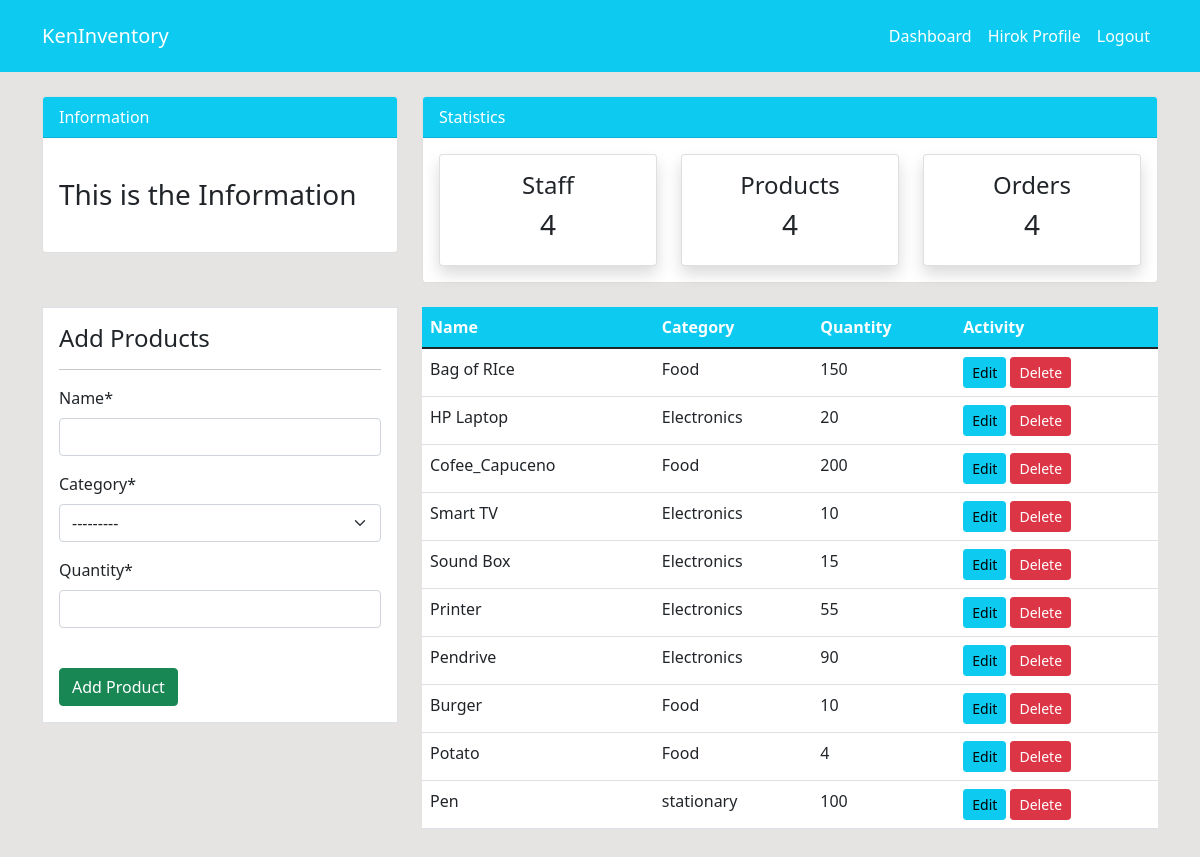
/product/ (signed in), run on the app's committed database.
### dashboard/models.py (models this page shows, shortened)
class product(models.Model):
    name = models.CharField(max_length=100, null=True)
    category = models.CharField(max_length=20, choices=CATEGORY, null=True)
    quantity =models.PositiveIntegerField(null=True)
    class Meta:
        verbose_name_plural = 'Product'

### dashboard/views.py (the view)
# urls.py: path('product/',views.product, name = 'dashboard-product'),
@login_required
def product(request):
    items = allproduct.objects.all() #using orm method
    if  request.method == 'POST':
        form = ProductForm(request.POST)
        if form.is_valid():
            form.save()
            product_name = form.cleaned_data.get('name')
            messages.success(request, f'{product_name} has been added')
            return redirect('dashboard-product')
    else:
        form = ProductForm()
    context = {
        'items': items,
        'form' : form,
    }
    return render(request, 'dashboard/product.html', context)

### dashboard/forms.py
class ProductForm(forms.ModelForm):
    class Meta:
        model = product
        fields = ['name','category','quantity']

### templates/dashboard/product.html (shortened to what this page needs)
{% extends 'partials/base.html' %}
{% load crispy_forms_tags %}
{% block content %}
{% include 'partials/topnav.html' %}
    <div class="container">
        <div class="row my-4">
            <div class="col-md-4">
                <div class="border bg-white p-3">
                    <h4>Add Products</h4>
                    <hr>
                    <form method = "POST">
                        {{form|crispy}}
                        <br>
                        <input class="btn btn-success btn-block" type="submit" value="Add Product">
                    </form>
                </div>
            </div>
            <div class="col-md-8">
                <table class="table bg-white">
                    <thead class="bg-info">
                        <tr class="text-white">
                            <th scope="col">Name</th>
                            <th scope="col">Category</th>
                            <th scope="col">Quantity</th>
                            <th scope="col">Activity</th>
                        </tr>
                    </thead>
                    <tbody>
                        {% for item in items %}
                        <tr>
                            <td>{{item.name}}</td>
                            <td>{{item.category}}</td>
                            <td>{{item.quantity}}</td>
                            <td>
                                <a class="btn btn-info btn-sm" href="{% url 'dashboard-product-update' item.id %}">Edit</a>
                                <a class="btn btn-danger btn-sm" href="{% url 'dashboard-product-delete' item.id %}">Delete</a>
                            </td>
                        </tr>
                        {% endfor %}
                    </tbody>
                </table>
            </div>
        </div>
    </div>
{% endblock %}

### templates/partials/nav.html (shortened to what this page needs)
    <nav class="navbar navbar-expand-lg navbar-info bg-info">
        {% if user.is_authenticated %}
        <div class="container">
            <a class="navbar-brand text-white" href="{% url 'dashboard-index' %}">KenInventory</a>
            <div class="navbar" id="navbarSupportedContent">
                <ul class="navbar-nav mr-auto">
                    <li class="nav-item active">
                        <a class="nav-link text-white" href="{% url 'dashboard-index' %}">Dashboard</a>
                    </li>
                </ul>
                <ul class="navbar-nav ml-auto">
                    <li class="nav-item active">
                        <a class="nav-link text-white" href="{% url 'user_profile' %}">{{user.username}} Profile</a>
                    </li>
                    <li class="nav-item">
                        <a class="nav-link text-white" href="{% url 'user-logout' %}">Logout</a>
                    </li>
                </ul>
                {% endif %}
            </div>
        </div>
    </nav>

### static/css/style.css (style rules this page uses)
body { background: rgb(230, 227, 227); }

### data on the page
product: name "Bag of RIce", category "Food", quantity "150"
product: name "HP Laptop", category "Electronics", quantity "20"
product: name "Cofee_Capuceno", category "Food", quantity "200"
product: name "Smart TV", category "Electronics", quantity "10"
product: name "Sound Box", category "Electronics", quantity "15"
product: name "Printer", category "Electronics", quantity "55"
product: name "Pendrive", category "Electronics", quantity "90"
product: name "Burger", category "Food", quantity "10"
product: name "Potato", category "Food", quantity "4"
product: name "Pen", category "stationary", quantity "100"

### other printed values
{{ user.username }} "Hirok"
